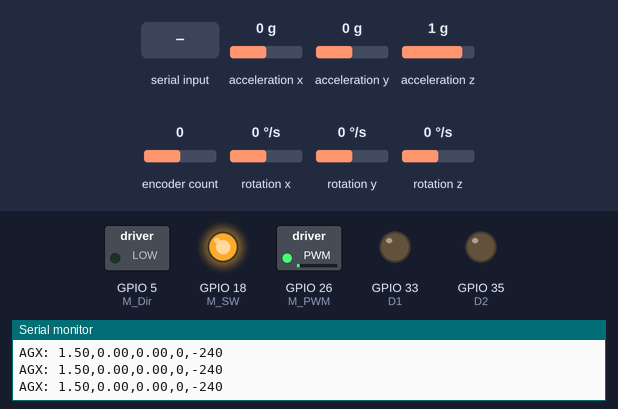
The sketch below on a simulated ESP32. On the bench: switched loads named in the sketch (green lamp = pin HIGH), output pins drawn as LEDs (lit = HIGH), the last lines printed to the serial monitor. Inputs (shaded band) come from the test bench; at power-on: rotation x 0 °/s, acceleration y 0 g, acceleration x 0 g, acceleration z 1 g, encoder count 0, rotation y 0 °/s, rotation z 0 °/s.

Above: at 1.9 s.
2.0 s: rotation x set to 192 °/s
5.0 s: "a90\n" received over Serial
At 6.3 s:
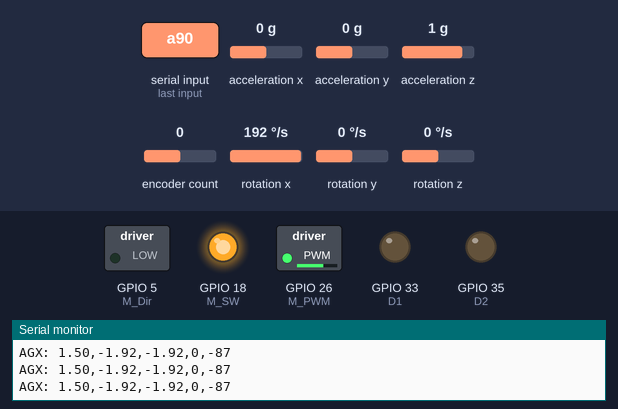
6.7 s: acceleration y set to -1.4 g
At 7.9 s:
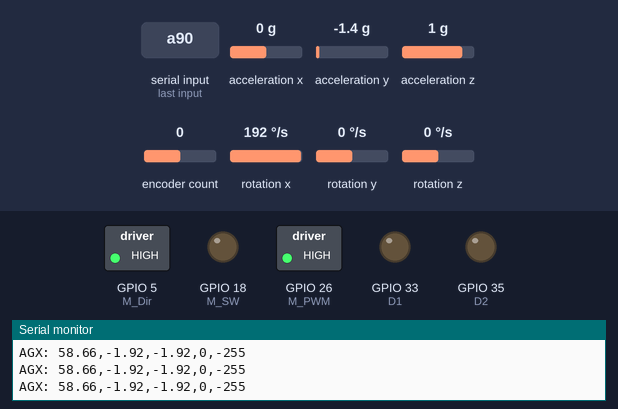
8.3 s: acceleration y set to -0.5 g
9.8 s: acceleration y set to -0.2 g
At 10.3 s:
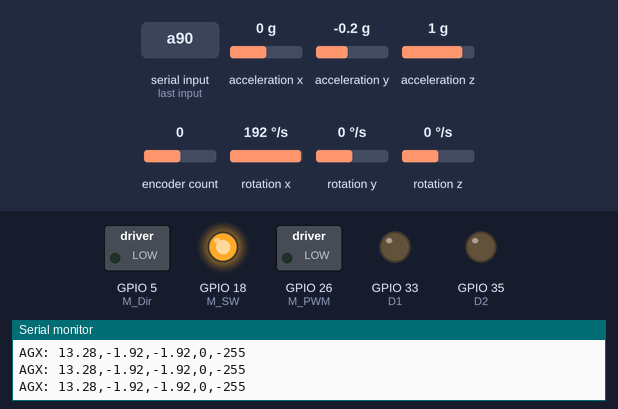
11.3 s: "a,45\n" received over Serial
At 11.6 s:
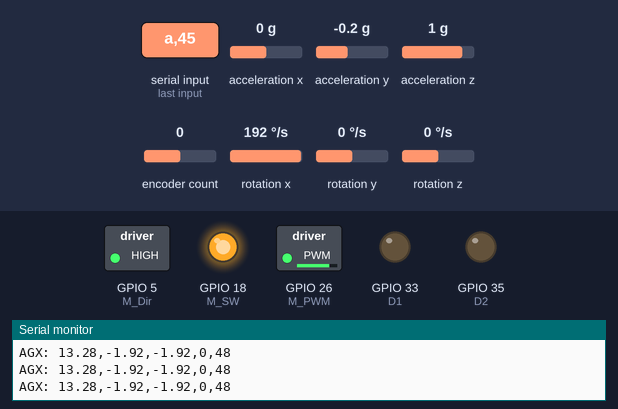
Timing chart, 0 to 13.8 s (numbered marks = the images above; inputs shaded):
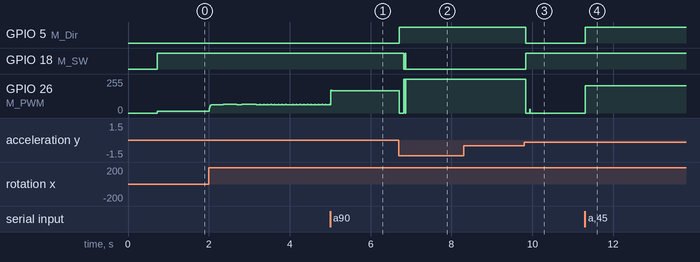

Measured:
- the behaviour switches between -0.4 and -0.3 g on acceleration y (found by bisection; images 2 and 3)
- after the input at 6.7 s, GPIO 5 (M_Dir): LOW → HIGH at once; GPIO 18 (M_SW): HIGH → LOW after 0.12 s, → HIGH 0.03 s later, → LOW 0.01 s later; GPIO 26 (M_PWM): 167/255 → 0/255 at once, → 255/255 0.12 s later
- after the input at 9.8 s, GPIO 5 (M_Dir): HIGH → LOW at once; GPIO 18 (M_SW): LOW → HIGH at once; GPIO 26 (M_PWM): 255/255 → 0/255 at once
- after the input at 11.3 s, GPIO 5 (M_Dir): LOW → HIGH at once; GPIO 26 (M_PWM): 0/255 → 206/255 at once

The sketch:

main_kalman_LQR.ino
```cpp
#include <ESP32Encoder.h>
#include "Wire.h"
#include "I2Cdev.h"
#include "MPU6050.h"
#include <ESP32Servo.h>


#define M_PWM 26
#define M_SW 18
#define M_Dir 5
#define D1 33
#define D2 35

MPU6050 accelgyro;
ESP32Encoder encoder;
float v_gyrox;
long enc_count;
float theta_dotWheel=0;

const int m_freq = 20000;
const int resolution = 8;
int MAX_PWM_VOLTAGE = 255;
const int M_Wheel = 1;

const int ledChannel_1 = 2;
const int ledChannel_2 = 3;

const int D_freq = 5000;

int16_t motor_speed;
int32_t motor_pos;

int counter=0;

unsigned long now, lastTime = 0;
float dt;

int16_t ax, ay, az, gx, gy, gz;             //raw data from mpu6050
float aax=0, aay=0, agx=0, agy=0, agz=0;    //angle var
long axo = 0, ayo = 0, azo = 0;             //acc offset
long gxo = 0, gyo = 0, gzo = 0;             //gyr offset

float pi = 3.1415926;
float AcceRatio = 16384.0;                  //Ratio for acc
float GyroRatio = 131.0;                    //Ratio for gyr

uint8_t n_sample = 8;                       //num of filter sample
float aaxs[8] = {0}, aays[8] = {0};         //x,y queoe
long aax_sum, aay_sum;                      //x,y sample sum

float a_x[10]={0}, a_y[10]={0} ,g_x[10]={0} ,g_y[10]={0}; //variance
float Px=1, Rx, Kx, Sx, Vx, Qx;             //Kalman variable for x
float Py=1, Ry, Ky, Sy, Vy, Qy;             //Kalman variable for y

float MPU_Input;

/*LQR Const*/
float offset=1.5;

float K1 = 160;
float K2 = 25.00;
float K3 = 12.00;
float K4 = 0.60;
long currentT, previousT_1, previousT_2 = 0;
float loop_time=10;
float gyroXfilt;

int pos = 107;    // variable to store the servo position
// Recommended PWM GPIO pins on the ESP32 include 2,4,12-19,21-23,25-27,32-33
int servoPin = 17;

void setup() {
  Serial.begin(115200);
  /* M_Wheel setup */
  pinMode(M_SW, OUTPUT);
  pinMode(M_Dir, OUTPUT);
  ledcSetup(M_Wheel , m_freq, resolution);
  ledcAttachPin(M_PWM, M_Wheel);

  ledcSetup(ledChannel_1, D_freq, resolution);
  ledcSetup(ledChannel_2, D_freq, resolution);
  ledcAttachPin(D1, ledChannel_1);
  ledcAttachPin(D2, ledChannel_2);


  ESP32Encoder::useInternalWeakPullResistors = UP; // Enable the weak pull up resistors
  encoder.attachHalfQuad(19, 23); // Attache pins for use as encoder pins
  encoder.setCount(0);  // set starting count value after attaching

/*Initial MPU */
  Wire.begin();
  accelgyro.initialize();

  unsigned short times = 200;             //sample times
  for(int i=0;i<times;i++){
    accelgyro.getMotion6(&ax, &ay, &az, &gx, &gy, &gz); //read raw data from mpu
    axo += ax; ayo += ay; azo += az;
    gxo += gx; gyo += gy; gzo += gz;
  }
  axo /= times; ayo /= times; azo /= times; //calculate offset
  gxo /= times; gyo /= times; gzo /= times;


}

void loop() {
  currentT = millis();
  Set_K_value();

  if (currentT - previousT_1 >= loop_time) {

  Kalman_filter();
  MPU_Input=agx+offset;


  enc_count=encoder.getCount();
  motor_speed=enc_count;
  encoder.setCount(0);

  gyroXfilt = 0.4 * v_gyrox + (1 - 0.4) * gyroXfilt;

  motor_pos += motor_speed;
  motor_pos = constrain(motor_pos, -110, 110);

  int pwm = constrain(K1 * MPU_Input + K2 * gyroXfilt + K3 * motor_speed + K4 * motor_pos, -255, 255);
  M_Motor(-pwm);
  //aax, aay, agx, agy, agz
  /* Print out the values */
  if (counter>8){
  Serial.print("AGX: ");
  Serial.print(MPU_Input);Serial.print(",");
  Serial.print(v_gyrox);Serial.print(",");
  Serial.print(gyroXfilt);Serial.print(",");

  Serial.print(motor_speed);Serial.print(",");
  Serial.print(-pwm);//Serial.print(",");

  Serial.println();counter=0;
  }counter++;

  previousT_1 = currentT;
}}

void Kalman_filter(){
  unsigned long now = millis();             //Current time(ms)
  dt = (now - lastTime) / 1000.0;           //dt(s)
  lastTime = now;                           //last sampled time(ms)

  accelgyro.getMotion6(&ax, &ay, &az, &gx, &gy, &gz); //raw data from MPU

  float accx = ax / AcceRatio;
  float accy = ay / AcceRatio;
  float accz = az / AcceRatio;

  aax = atan(accy / accz) * (-180) / pi;    //angle between level and x
  aay = atan(accx / accz) * 180 / pi;       //angle between level and y

  aax_sum = 0;
  aay_sum = 0;
  for(int i=1;i<n_sample;i++){
    aaxs[i-1] = aaxs[i];
    aax_sum += aaxs[i] * i;
    aays[i-1] = aays[i];
    aay_sum += aays[i] * i;
  }
  aaxs[n_sample-1] = aax;
  aax_sum += aax * n_sample;
  aax = (aax_sum / (11*n_sample/2.0)) * 9 / 7.0; //0-90°
  aays[n_sample-1] = aay;
  aay_sum += aay * n_sample;
  aay = (aay_sum / (11*n_sample/2.0)) * 9 / 7.0;

  float gyrox = - (gx-gxo) / GyroRatio * dt; //x Angular velocity
  float gyroy = - (gy-gyo) / GyroRatio * dt; //y Angular velocity
  agx += gyrox;                             //Integration of x Angular velocity
  agy += gyroy;                             //Integration of x Angular velocity

  /* kalmen start */
  Sx = 0; Rx = 0;
  Sy = 0; Ry = 0;
  for(int i=1;i<10;i++){                 //avg sample
    a_x[i-1] = a_x[i];
    Sx += a_x[i];
    a_y[i-1] = a_y[i];
    Sy += a_y[i];
  }
  a_x[9] = aax;
  Sx += aax;
  Sx /= 10;                                 //x avg spd
  a_y[9] = aay;
  Sy += aay;
  Sy /= 10;                                 //y avg spd

  for(int i=0;i<10;i++){
    Rx += sq(a_x[i] - Sx);
    Ry += sq(a_y[i] - Sy);
  }
  Rx = Rx / 9;                              //variance
  Ry = Ry / 9;

  Px = Px + 0.0025;
  Kx = Px / (Px + Rx);                      //calculate kalman gains
  agx = agx + Kx * (aax - agx);
  Px = (1 - Kx) * Px;
  Py = Py + 0.0025;
  Ky = Py / (Py + Ry);
  agy = agy + Ky * (aay - agy);
  Py = (1 - Ky) * Py;

  /* kalmen end */
  v_gyrox=gyrox;
}

void D_Motor(int spd){
  spd=spd;
  if (spd > 0) {
    ledcWrite(ledChannel_1, LOW);
    ledcWrite(ledChannel_2, spd);
  }
  else {
    ledcWrite(ledChannel_2, LOW);
    ledcWrite(ledChannel_1, -spd);
  }
}


void M_Motor(double spd){
  spd=spd;
  if (abs(MPU_Input)>22)spd=0;
  if(spd ==0){digitalWrite(M_SW, LOW);ledcWrite(M_Wheel, 511);}
    else if(spd>0){
      digitalWrite(M_SW, HIGH);
      digitalWrite(M_Dir, HIGH);
      ledcWrite(M_Wheel, 255-spd);
    }
    else {
      digitalWrite(M_SW, HIGH);
      digitalWrite(M_Dir, LOW);
      ledcWrite(M_Wheel, 255+spd);
    }
}

void turning(int degree){

}


void Set_K_value() {

  if (Serial.available()) {
    String reading = Serial.readStringUntil('\n');  // read from the Serial Monitor
    /* put your code here*/
    switch (reading[0]){
    case 'a':
      reading[0]=' ';
      reading.trim();
      K1=reading.toFloat();
      Serial.println("k1 = " + String(K1) + ", k2 = " + String(K2) + ", k3 = " + String(K3) + ", k4 = " + String(K4));
      break;
    case 's':
      reading[0]=' ';
      reading.trim();
      K2=reading.toFloat();

      Serial.println("k1 = " + String(K1) + ", k2 = " + String(K2) + ", k3 = " + String(K3) + ", k4 = " + String(K4));
      break;
    case 'd':
      reading[0]=' ';
      reading.trim();
      K3=reading.toFloat();

      Serial.println("k1 = " + String(K1) + ", k2 = " + String(K2) + ", k3 = " + String(K3) + ", k4 = " + String(K4));
      break;
    case 'f':
      reading[0]=' ';
      reading.trim();
      K4=reading.toFloat();
      Serial.println("k1 = " + String(K1) + ", k2 = " + String(K2) + ", k3 = " + String(K3) + ", k4 = " + String(K4));
      break;
    default:
      Serial.println("k1 = " + String(K1) + ", k2 = " + String(K2) + ", k3 = " + String(K3) + ", k4 = " + String(K4));
      break;
      }
  }


}
```
